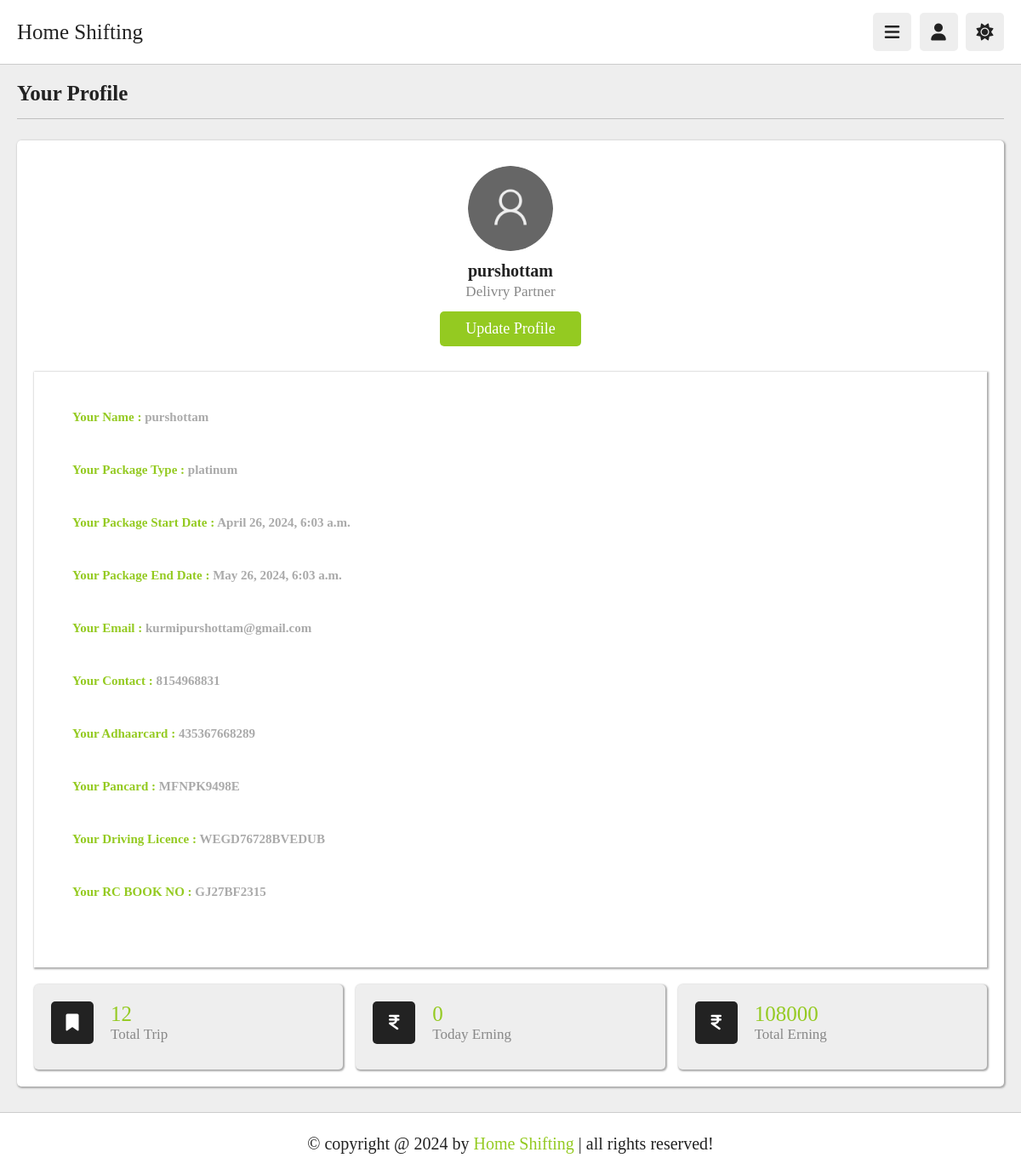
The page /attache_partner/delivery_profile (signed in) on the database its author committed.
### myapp2/models.py (models this page shows, shortened)
class Truckpartner(models.Model):
	t_name = models.CharField(max_length = 50)
	t_email = models.EmailField(unique=True , max_length = 50)
	t_contact = models.CharField(max_length = 11)
	t_password = models.CharField(max_length = 50)
	t_rcnumber = models.CharField(max_length = 10)
	t_aadharcard_details = models.CharField(max_length = 12 , unique = True)
	t_pancard_details = models.CharField(max_length = 10 , unique = True)
	t_drivinglicence_details = models.CharField(max_length = 15 , unique = True)
	t_picture = models.ImageField(default="profile/default-picture.png",upload_to="profile/")
	status = models.BooleanField(default = False)
	on_work = models.BooleanField(default = False)
	package_type = models.CharField(max_length=20,null=True)
	price = models.PositiveIntegerField(null=True)
	razorpay_order_id=models.CharField(max_length=100,null=True,blank=True)
	razorpay_payment_id=models.CharField(max_length=100,null=True,blank=True)
	start_date = models.DateTimeField(default=timezone.now)
	end_date = models.DateTimeField(null = True)
	truck_type = models.CharField(max_length=20,null = True)

class Rides(models.Model):
	truckpartner = models.ForeignKey(Truckpartner,on_delete = models.CASCADE, null = True)
	total_trip = models.PositiveIntegerField(default = 0 , null = True)
	start_time = models.DateTimeField(null = True)
	expiry_time = models.DateTimeField(null = True)
	today_earning = models.PositiveBigIntegerField(default = 0, null = True)
	total_earning = models.PositiveBigIntegerField(default = 0, null = True)
	def __str__(self):
	    return self.truckpartner.t_name

### myapp2/views.py (the view)
# urls.py: path('delivery_profile', views.delivery_profile, name='delivery_profile'),
def delivery_profile(request):
    truckpartner = Truckpartner.objects.get(t_email = request.session['email'])
    ride = Rides.objects.get(truckpartner = truckpartner)
    print("555555555555555555555555555555555555555555555555555555555555555555555555555",ride)
    try:
        current_datetime = timezone.now()
        if ride.expiry_time is not None:
            if current_datetime >= ride.expiry_time:
                ride.today_earning = 0
                ride.save()
            print(ride.today_earning)
            return render(request,'delivery_profile.html',{"truckpartner":truckpartner , 'ride':ride})
        else:
            return render(request,'delivery_profile.html',{"truckpartner":truckpartner , 'ride':ride})
    except:
        return render(request,'delivery_profile.html',{"truckpartner":truckpartner , 'ride':ride})

### myapp2/templates/delivery_profile.html
{% extends "delivery_header.html" %}
{% load static %}
{% block  content %}
<section class="user-profile"  >
   <h1 class="heading">your profile</h1>
   <div class="info" style="box-shadow: 1px 1px 2px 1px #aaaaaa;">
      <div class="user">
         <img src="{{truckpartner.t_picture.url}}" alt="">
         <h3>{{truckpartner.t_name}}</h3>
         <p>Delivry Partner</p>
         <a href="{% url 'delivery_profile_update' %}" class="inline-btn">update profile</a>
      </div>
      <div class="box" style="height: 70rem; box-shadow: 1px 1px 2px 1px #aaaaaa;">
         <h2 style="color: #94CA21; padding-top: 4.5rem; padding-left: 4.5rem;">Your Name : <span style="color:#aaaaaa;">{{truckpartner.t_name}}</span></h2>
         <h2 style="color: #94CA21; padding-top: 4.5rem; padding-left: 4.5rem;">Your Package Type : <span style="color:#aaaaaa;">{{truckpartner.package_type}}</span></h2>
         <h2 style="color: #94CA21; padding-top: 4.5rem; padding-left: 4.5rem;">Your Package Start Date : <span style="color:#aaaaaa;">{{truckpartner.start_date}}</span></h2>
         <h2 style="color: #94CA21; padding-top: 4.5rem; padding-left: 4.5rem;">Your Package End Date : <span style="color:#aaaaaa;">{{truckpartner.end_date}}</span></h2>
         <h2 style="color: #94CA21; padding-top: 4.5rem; padding-left: 4.5rem;">Your Email : <span style="color:#aaaaaa;">{{truckpartner.t_email}}</span></h2>
         <h2 style="color: #94CA21; padding-top: 4.5rem; padding-left: 4.5rem;">Your Contact : <span style="color:#aaaaaa;">{{truckpartner.t_contact}}</span></h2>
         <h2 style="color: #94CA21; padding-top: 4.5rem; padding-left: 4.5rem;">Your Adhaarcard : <span style="color:#aaaaaa;">{{truckpartner.t_aadharcard_details}}</span></h2>
         <h2 style="color: #94CA21; padding-top: 4.5rem; padding-left: 4.5rem;">Your Pancard : <span style="color:#aaaaaa;">{{truckpartner.t_pancard_details}}</span></h2>
         <h2 style="color: #94CA21; padding-top: 4.5rem; padding-left: 4.5rem;">Your Driving Licence : <span style="color:#aaaaaa;">{{truckpartner.t_drivinglicence_details}}</span></h2>
         <h2 style="color: #94CA21; padding-top: 4.5rem; padding-left: 4.5rem;">Your RC BOOK NO : <span style="color:#aaaaaa;">{{truckpartner.t_rcnumber}}</span></h2>
      </div>
      <div class="box-container" style="margin-top: 20px;">
         <div class="box" style="box-shadow: 1px 1px 2px 1px #aaaaaa;">
            <div class="flex">
               <i class="fas fa-bookmark"></i>
               <div>
                  <span>{{ride.total_trip}}</span>
                  <p>Total Trip</p>
               </div>
            </div>
         </div>
         <div class="box" style="box-shadow: 1px 1px 2px 1px #aaaaaa;"  >
            <div class="flex">
               <i class="fa-solid fa-indian-rupee-sign"></i>
               <div>
                  <span>{{ride.today_earning}}</span>
                  <p>Today Erning</p>
               </div>
            </div>
         </div>
         <div class="box" style="box-shadow: 1px 1px 2px 1px #aaaaaa;">
            <div class="flex">
               <i class="fa-solid fa-indian-rupee-sign"></i>
               <div>
                  <span>{{ride.total_earning}}</span>
                  <p>Total Erning</p>
               </div>
            </div>
         </div>
      </div>
   </div>
</section>
{% endblock %}

### myapp2/static/myapp2/css/style.css (style rules this page uses)
:root { --main-color:#94CA21; --red:#e74c3c; --orange:#f39c12; --light-color:#888; --light-bg:#eee; --black:#222222; --white:#fff; --border:.1rem solid rgba(0,0,0,.2); }
* { font-family: 'Kalam', cursive; margin:0; padding:0; box-sizing: border-box; outline: none; border:none; text-decoration: none; }
html { font-size: 62.5%; overflow-x: hidden; }
body { background-color: var(--light-bg); padding-left: 30rem; }
section { padding:2rem; margin: 0 auto; max-width: 1200px; }
.heading { font-size: 2.5rem; color:var(--black); margin-bottom: 2.5rem; border-bottom: var(--border); padding-bottom: 1.5rem; text-transform: capitalize; }
.inline-btn, .inline-option-btn, .inline-delete-btn, .btn, .delete-btn, .option-btn { border-radius: .5rem; color:#fff; font-size: 1.8rem; cursor: pointer; text-transform: capitalize; padding:1rem 3rem; text-align: center; margin-top: 1rem; }
.inline-btn, .inline-option-btn, .inline-delete-btn { display: inline-block; }
.btn, .inline-btn { background-color: var(--main-color); }
.user-profile .info { background-color: var(--white); border-radius: .5rem; padding: 2rem; }
.user-profile .info .user { text-align: center; margin-bottom: 2rem; padding: 1rem; }
.user-profile .info .user img { height: 10rem; width: 10rem; border-radius: 50%; object-fit: cover; margin-bottom: 1rem; }
.user-profile .info .user h3 { font-size: 2rem; color: var(--black); }
.user-profile .info .user p { font-size: 1.7rem; color: var(--light-color); padding: .3rem 0; }
.user-profile .info .box-container { display: flex; flex-wrap: wrap; gap: 1.5rem; }
.user-profile .info .box-container .box { background-color: var(--light-bg); border-radius: .5rem; padding: 2rem; flex: 1 1 25rem; }
.user-profile .info .box-container .box .flex { display: flex; align-items: center; gap: 2rem; margin-bottom: 1rem; }
.user-profile .info .box-container .box .flex i { font-size:2rem; color: var(--white); background-color: var(--black); text-align: center; border-radius: .5rem; height: 5rem; width: 5rem; line-height: 4.9rem; }
.user-profile .info .box-container .box .flex span { font-size: 2.5rem; color: var(--main-color); }
.user-profile .info .box-container .box .flex p { color: var(--light-color); font-size: 1.7rem; }
@media (max-width:1200px) { body { padding-left: 0; } }

### rows shown on the page
Truckpartner: t_picture (placeholder picture), t_name "purshottam", package_type "platinum", start_date "April 26, 2024, 6:03 a.m.", end_date "May 26, 2024, 6:03 a.m.", t_email "kurmipurshottam@gmail.com", t_contact "8154968831", t_aadharcard_details "435367668289", t_pancard_details "MFNPK9498E", t_drivinglicence_details "WEGD76728BVEDUB", t_rcnumber "GJ27BF2315"
Rides: total_trip "12", today_earning "0", total_earning "108000"
